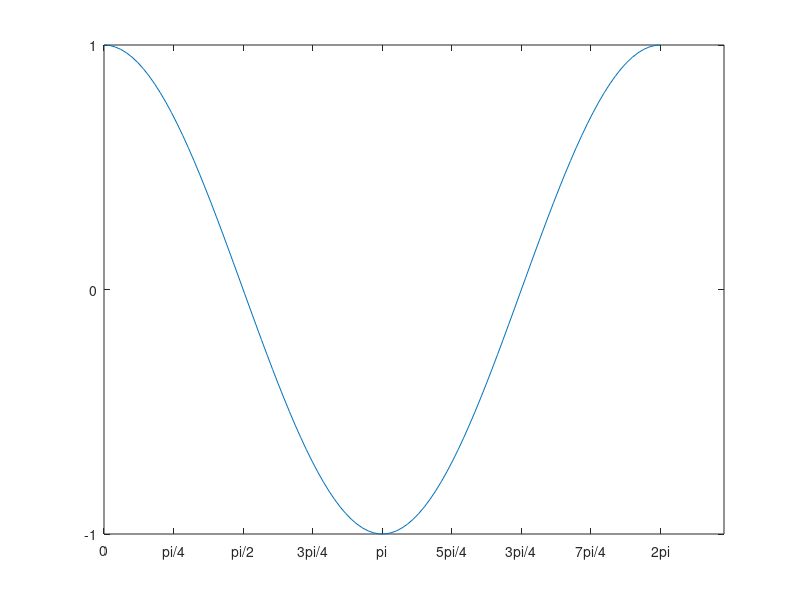

This chart was generated by the following MATLAB code:
m = linspace(0,2*pi);
y = cos(m);
plot(m,y);
set(gca,'xtick',0:pi/4:2*pi,'ytick',-1:1:1);
set(gca,'xticklabel',{'0','pi/4','pi/2','3pi/4','pi','5pi/4','3pi/4','7pi/4','2pi'});
